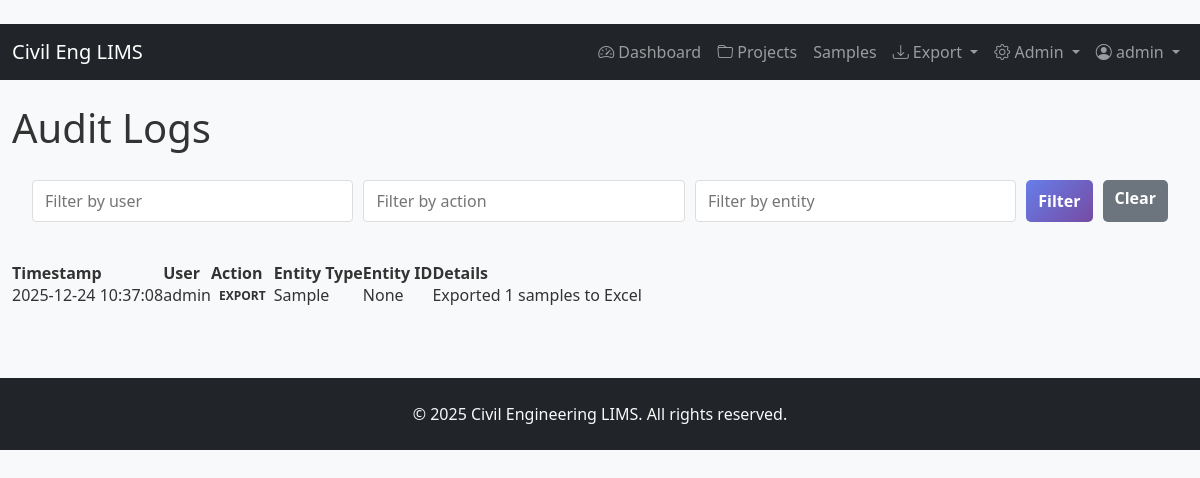
The page /audit/logs (signed in) on the database its author committed.
### models.py (models this page shows, shortened)
    class User(db.Model, UserMixin):
        __tablename__ = 'users'
        id = db.Column(db.Integer, primary_key=True)
        username = db.Column(db.String(80), unique=True, nullable=False)
        password_hash = db.Column(db.String(255), nullable=False)
        role = db.Column(db.String(30), nullable=False, default='Lab Technician')

    class AuditLog(db.Model):
        __tablename__ = 'audit_logs'
        id = db.Column(db.Integer, primary_key=True)
        user_id = db.Column(db.Integer, db.ForeignKey('users.id'))
        action = db.Column(db.String(50), nullable=False)  # CREATE, UPDATE, DELETE, APPROVE, REJECT
        entity_type = db.Column(db.String(50), nullable=False)  # Sample, TestResult, Project, User
        entity_id = db.Column(db.Integer)
        details = db.Column(db.Text)  # JSON or text description
        timestamp = db.Column(db.DateTime, nullable=False)
        user = db.relationship('User', foreign_keys=[user_id])

### app.py (the view)
@app.route('/audit/logs')
@login_required
@role_required('Admin')
def audit_logs():
    logs = models.AuditLog.query.order_by(models.AuditLog.timestamp.desc()).limit(100).all()
    return render_template('audit_logs.html', logs=logs)

### app.py (called while the page is built)
@login_manager.user_loader
def load_user(user_id):
    return models.User.query.get(int(user_id))

def role_required(*roles):
    def decorator(f):
        @wraps(f)
        def wrapped(*args, **kwargs):
            if not current_user or not getattr(current_user, 'is_authenticated', False):
                return login_manager.unauthorized()
            if current_user.role not in roles:
                flash('Permission denied for this action', 'danger')
                return redirect(url_for('index'))
            return f(*args, **kwargs)
        return wrapped
    return decorator

### templates/audit_logs.html (shortened to what this page needs)
{% extends "base.html" %}
{% block content %}
<h1>Audit Logs</h1>
<div class="audit-filters">
    <form method="get" class="filter-form">
        <input type="text" name="user" placeholder="Filter by user" value="{{ request.args.get('user', '') }}">
        <input type="text" name="action" placeholder="Filter by action" value="{{ request.args.get('action', '') }}">
        <input type="text" name="entity_type" placeholder="Filter by entity" value="{{ request.args.get('entity_type', '') }}">
        <button type="submit" class="btn btn-primary">Filter</button>
        <a href="{{ url_for('audit_logs') }}" class="btn btn-secondary">Clear</a>
    </form>
</div>
<table>
    <thead>
        <tr>
            <th>Timestamp</th>
            <th>User</th>
            <th>Action</th>
            <th>Entity Type</th>
            <th>Entity ID</th>
            <th>Details</th>
        </tr>
    </thead>
    <tbody>
        {% for log in logs %}
        <tr>
            <td>{{ log.timestamp.strftime('%Y-%m-%d %H:%M:%S') }}</td>
            <td>{{ log.user.username }}</td>
            <td><span class="action-badge action-{{ log.action.lower() }}">{{ log.action }}</span></td>
            <td>{{ log.entity_type }}</td>
            <td>{{ log.entity_id }}</td>
            <td>{{ log.details or '-' }}</td>
        </tr>
        {% endfor %}
    </tbody>
</table>
{% endblock %}

### templates/base.html (shortened to what this page needs)
﻿<!doctype html>
<html lang='en'>
  <head>
    <link href='https://cdn.jsdelivr.net/npm/bootstrap@5.3.0/dist/css/bootstrap.min.css' rel='stylesheet'>
    <link rel='stylesheet' href='https://cdn.jsdelivr.net/npm/bootstrap-icons@1.10.0/font/bootstrap-icons.css'>
    <link rel='stylesheet' href='/static/style.css'>
  </head>
  <body>
    <nav class='navbar navbar-expand-lg navbar-dark bg-dark sticky-top'>
      <div class='container-fluid'>
        <a class='navbar-brand' href='/'>
           Civil Eng LIMS
        </a>
        <div class='collapse navbar-collapse' id='navbarNav'>
          <ul class='navbar-nav ms-auto'>
            <li class='nav-item'>
              <a class='nav-link' href='/'><i class='bi bi-speedometer2'></i> Dashboard</a>
            </li>
            <li class='nav-item'>
              <a class='nav-link' href='/projects'><i class='bi bi-folder'></i> Projects</a>
            </li>
            <li class='nav-item'>
              <a class='nav-link' href='/samples'> Samples</a>
            </li>
            <li class='nav-item dropdown'>
              <a class='nav-link dropdown-toggle' href='#' id='exportDropdown' role='button' data-bs-toggle='dropdown'>
                <i class='bi bi-download'></i> Export
              </a>
            </li>
            {% if current_user.role == 'Admin' %}
              <li class='nav-item dropdown'>
                <a class='nav-link dropdown-toggle' href='#' id='adminDropdown' role='button' data-bs-toggle='dropdown'>
                  <i class='bi bi-gear'></i> Admin
                </a>
              </li>
            {% endif %}
            <li class='nav-item dropdown'>
              <a class='nav-link dropdown-toggle' href='#' id='userDropdown' role='button' data-bs-toggle='dropdown'>
                <i class='bi bi-person-circle'></i> {{ current_user.username }}
              </a>
            </li>
          </ul>
        </div>
      </div>
    </nav>
    <main class='container-fluid py-4'>
      {% block content %}{% endblock %}
    </main>
    <footer class='bg-dark text-light text-center py-4 mt-5'>
      <p class='mb-0'>&copy; 2025 Civil Engineering LIMS. All rights reserved.</p>
    </footer>
  </body>
</html>

### static/style.css (style rules this page uses)
* { margin: 0; padding: 0; box-sizing: border-box; }
body { font-family: 'Segoe UI', Tahoma, Geneva, Verdana, sans-serif; background-color: #f8f9fa; color: #333; }
.btn { border-radius: 5px; font-weight: 600; transition: all 0.3s; border: none; }
.btn-primary { background: linear-gradient(135deg, var(--primary-color) 0%, var(--secondary-color) 100%); color: white; }

### templates/audit_logs.html (style rules this page uses)
.audit-filters { margin-bottom: 20px; padding: 20px; background: #f8f9fa; border-radius: 5px; }
.filter-form { display: flex; gap: 10px; flex-wrap: wrap; }
.filter-form input { padding: 8px 12px; border: 1px solid #ddd; border-radius: 4px; flex: 1; min-width: 150px; }
.action-badge { padding: 4px 8px; border-radius: 3px; font-size: 12px; font-weight: 600; text-transform: uppercase; }

### rows shown on the page
User: username "admin"
AuditLog: timestamp "2025-12-24 10:37:08", user.username "admin", action "EXPORT", entity_type "Sample", entity_id "None", details "Exported 1 samples to Excel"
